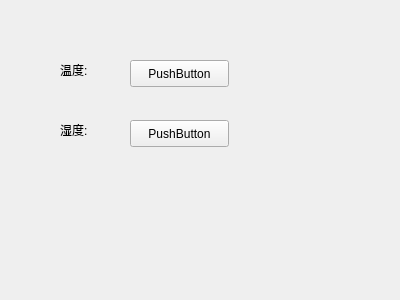
<?xml version="1.0" encoding="UTF-8"?>
<ui version="4.0">
 <class>MyWidget</class>
 <widget class="QWidget" name="MyWidget">
  <property name="geometry">
   <rect>
    <x>0</x>
    <y>0</y>
    <width>400</width>
    <height>300</height>
   </rect>
  </property>
  <property name="windowTitle">
   <string>MyWidget</string>
  </property>
  <widget class="QLabel" name="label">
   <property name="geometry">
    <rect>
     <x>60</x>
     <y>50</y>
     <width>71</width>
     <height>41</height>
    </rect>
   </property>
   <property name="text">
    <string>&lt;html&gt;&lt;head/&gt;&lt;body&gt;&lt;p&gt;温度:&lt;/p&gt;&lt;/body&gt;&lt;/html&gt;</string>
   </property>
  </widget>
  <widget class="QLabel" name="label_2">
   <property name="geometry">
    <rect>
     <x>60</x>
     <y>110</y>
     <width>71</width>
     <height>41</height>
    </rect>
   </property>
   <property name="text">
    <string>&lt;html&gt;&lt;head/&gt;&lt;body&gt;&lt;p&gt;湿度:&lt;/p&gt;&lt;/body&gt;&lt;/html&gt;</string>
   </property>
  </widget>
  <widget class="QPushButton" name="pushButton">
   <property name="geometry">
    <rect>
     <x>130</x>
     <y>60</y>
     <width>99</width>
     <height>27</height>
    </rect>
   </property>
   <property name="text">
    <string>PushButton</string>
   </property>
  </widget>
  <widget class="QPushButton" name="pushButton_2">
   <property name="geometry">
    <rect>
     <x>130</x>
     <y>120</y>
     <width>99</width>
     <height>27</height>
    </rect>
   </property>
   <property name="text">
    <string>PushButton</string>
   </property>
  </widget>
 </widget>
 <layoutdefault spacing="6" margin="11"/>
 <resources/>
 <connections/>
</ui>
